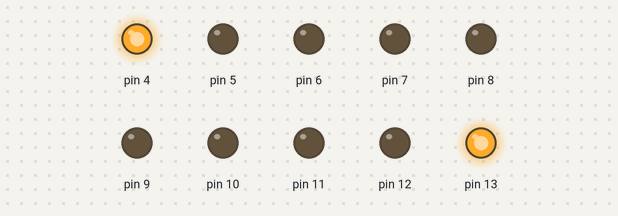
The sketch below on a simulated Arduino Uno, built with avr-gcc and run on an emulated ATmega328P. On the bench: output pins drawn as LEDs (lit = HIGH).

Above: at 0.2 s.
At 1.7 s:
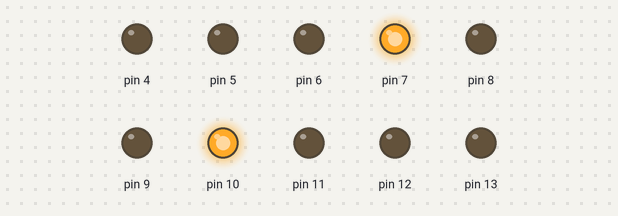
At 2.5 s:
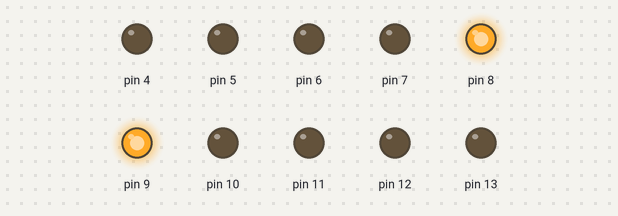
At 4.2 s:
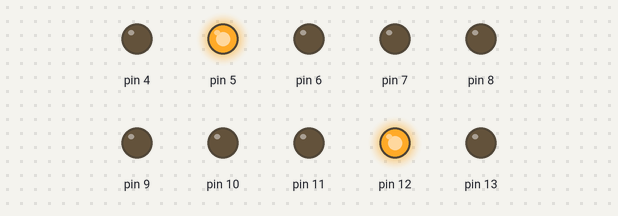
At 6.2 s:
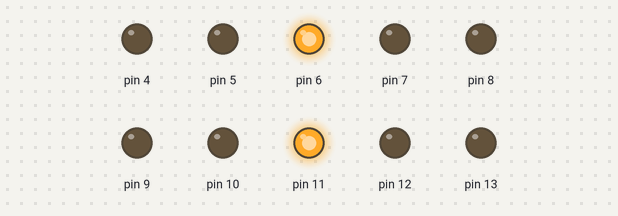
Timing chart, 0 to 6.5 s (numbered marks = the images above):
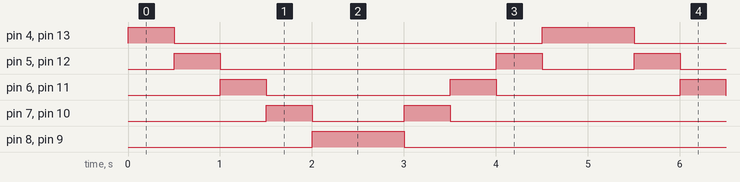

The sketch:

partD.ino
```cpp
/*

    Lab 3 - Part D
    Samuel Volk, 2014

    This program blinks 10 LEDs from both ends to the center then back.

*/


// set current LED
int currentLED;

// the setup function is run once at the start
void setup()
{
    // set pins 4 through 13 as outputs
    for (currentLED = 4; currentLED <= 13; currentLED++)
        pinMode(currentLED, OUTPUT);
}

// the loop function is ran forever
void loop()
{
    // blink the LEDs from the outside, inwards so that they overlap and then
    // outwards
    for (currentLED = 4; currentLED <= 13; currentLED++)
    {
        // turn on the correct pins
        digitalWrite(currentLED, HIGH);
        digitalWrite(13 - (currentLED - 4), HIGH);
        // wait half a second
        delay(500);
        // turn off the pins
        digitalWrite(currentLED, LOW);
        digitalWrite(13 - (currentLED - 4), LOW);
    }
}
```

Measured:
- by itself, pin 4, pin 13: repeats every 5.0 s: LOW 4.0 s, HIGH 1.0 s
- by itself, pin 5, pin 12: repeats every 5.0 s: LOW 3.0 s, HIGH 0.50 s, LOW 1.0 s, HIGH 0.50 s
- by itself, pin 6, pin 11: alternates HIGH for 0.50 s and LOW for 2.0 s
- by itself, pin 7, pin 10: repeats every 5.0 s: LOW 1.0 s, HIGH 0.50 s, LOW 3.0 s, HIGH 0.50 s
- by itself, pin 8, pin 9: alternates HIGH for 1.0 s and LOW for 4.0 s
